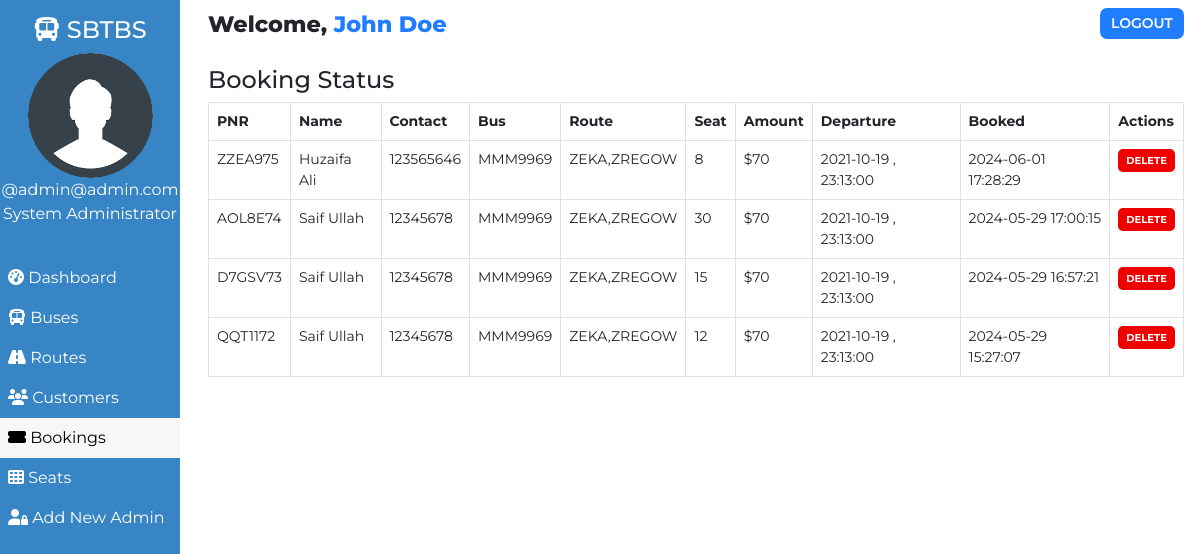
The page /admin/booking.php (signed in) on the database its author committed.
### tables this page shows
CREATE TABLE `users` (
  `user_id` int(11) NOT NULL,
  `fullname` varchar(255) NOT NULL,
  `user_name` varchar(30) NOT NULL,
  `user_password` varchar(255) NOT NULL,
  `user_created` datetime NOT NULL DEFAULT current_timestamp()
);

CREATE TABLE `bookings` (
  `id` int(100) NOT NULL,
  `booking_id` varchar(255) NOT NULL,
  `bus_no` varchar(255) NOT NULL,
  `customer_id` varchar(255) NOT NULL,
  `route_id` varchar(255) NOT NULL,
  `customer_route` varchar(200) NOT NULL,
  `booked_amount` int(100) NOT NULL,
  `booked_seat` varchar(100) NOT NULL,
  `booking_created` datetime NOT NULL DEFAULT current_timestamp()
);

CREATE TABLE `customers` (
  `id` int(100) NOT NULL,
  `customer_id` varchar(255) NOT NULL,
  `name` varchar(30) NOT NULL,
  `email` varchar(255) NOT NULL,
  `gender` varchar(255) NOT NULL,
  `phone` varchar(50) NOT NULL,
  `password` varchar(255) NOT NULL,
  `customer_created` datetime NOT NULL DEFAULT current_timestamp()
);

CREATE TABLE `routes` (
  `id` int(100) NOT NULL,
  `route_id` varchar(255) NOT NULL,
  `bus_no` varchar(155) NOT NULL,
  `route_cities` varchar(255) NOT NULL,
  `route_dep_date` date NOT NULL,
  `route_dep_time` time NOT NULL,
  `total_seats` int(4) NOT NULL,
  `available_seats` int(4) NOT NULL,
  `route_step_cost` int(100) NOT NULL,
  `route_created` datetime NOT NULL DEFAULT current_timestamp()
);

### assets/partials/_functions.php (called while the page is built, shortened)
<?php
    function get_from_table($conn, $table, $primaryKey, $pKeyValue, $toget)
    {
        $sql = "SELECT * FROM $table WHERE $primaryKey='$pKeyValue'";
        $result = mysqli_query($conn, $sql);
        $row = mysqli_fetch_assoc($result);
        if($row)
        {
            return $row["$toget"];
        }
        return false;
    }
?>

### admin/booking.php (the view, shortened to what this page needs)
<!DOCTYPE html>
<html lang="en">
<head>
    <link href="https://cdn.jsdelivr.net/npm/bootstrap@5.0.1/dist/css/bootstrap.min.css" rel="stylesheet">
    <?php
        $page="booking";
    ?>
</head>
<body>
    <?php require '../assets/partials/_admin-header.php';?>
        <?php
            $resultSql = "SELECT * FROM `bookings` ORDER BY booking_created DESC";
            $resultSqlResult = mysqli_query($conn, $resultSql);
            if(!mysqli_num_rows($resultSqlResult)){ ?>
                <div class="container mt-4">
                    <div id="noCustomers" class="alert alert-dark " role="alert">
                        <h1 class="alert-heading">No Bookings Found!!</h1>
                        <p class="fw-light">Be the first person to add one!</p>
                        <hr>
                        <div id="addCustomerAlert" class="alert alert-success" role="alert">
                                Click on <button id="add-button" class="button btn-sm"type="button"data-bs-toggle="modal" data-bs-target="#addModal">ADD <i class="fas fa-plus"></i></button> to add a booking!
                        </div>
                    </div>
                </div>
            <?php }
            else { ?>
            <section id="booking">
                <div id="head">
                    <h4>Booking Status</h4>
                </div>
                <div id="booking-results">
                    <table class="table table-hover table-bordered">
                        <thead>
                            <th>PNR</th>
                            <th>Name</th>
                            <th>Contact</th>
                            <th>Bus</th>
                            <th>Route</th>
                            <th>Seat</th>
                            <th>Amount</th>
                            <th>Departure</th>
                            <th>Booked</th>
                            <th>Actions</th>
                        </thead>
                        <?php
                            while($row = mysqli_fetch_assoc($resultSqlResult))
                            {
                                $id = $row["id"];
                                $customer_id = $row["customer_id"];
                                $route_id = $row["route_id"];
                                $pnr = $row["booking_id"];
                                $customer_name = get_from_table($conn, "customers","customer_id", $customer_id, "name");
                                $customer_phone = get_from_table($conn,"customers","customer_id", $customer_id, "phone");
                                $bus_no = get_from_table($conn, "routes", "route_id", $route_id, "bus_no");
                                $route = $row["customer_route"];
                                $booked_seat = $row["booked_seat"];
                                $booked_amount = $row["booked_amount"];
                                $dep_date = get_from_table($conn, "routes", "route_id", $route_id, "route_dep_date");
                                $dep_time = get_from_table($conn, "routes", "route_id", $route_id, "route_dep_time");
                                $booked_timing = $row["booking_created"];
                        ?>
                        <tr>
                            <td>
                                <?php
                                    echo $pnr;
                                ?>
                            </td>
                            <td>
                                <?php
                                    echo $customer_name;
                                ?>
                            </td>
                            <td>
                                <?php
                                    echo $customer_phone;
                                ?>
                            </td>
                            <td>
                                <?php
                                    echo $bus_no;
                                ?>
                            </td>
                            <td>
                                <?php
                                    echo $route;
                                ?>
                            </td>
                            <td>
                                <?php
                                    echo $booked_seat;
                                ?>
                            </td>
                            <td>
                                <?php
                                    echo '$'.$booked_amount;
                                ?>
                            </td>
                            <td>
                                <?php
                                    echo $dep_date . " , ". $dep_time;
                                ?>
                            </td>
                            <td>
                                <?php
                                    echo $booked_timing;
                                ?>
                            </td>
                            <td>
                                <button class="button delete-button btn-sm" data-bs-toggle="modal" data-bs-target="#deleteModal"
                                data-id="<?php
                                                echo $id;?>" data-bookedseat="<?php
                                                echo $booked_seat;
                                            ?>" data-routeid="<?php
                                            echo $route_id;
                                        ?>"> Delete</button>
                            </td>
                        </tr>
                        <?php
                        }
                    ?>
                    </table>
                </div>
            </section>
            <?php } ?>
        </div>
    </main>
</body>
</html>

### assets/partials/_admin-header.php
<?php
    require '_functions.php';
    $conn = db_connect();
    $user_id = $_SESSION['user_id'];
    $sql = "SELECT * FROM users WHERE user_id = $user_id";
    $result = mysqli_query($conn, $sql);
    if($row = mysqli_fetch_assoc($result))
    {
        $user_fullname = $row["fullname"];
        $user_name = $row["user_name"];
    }
?>
    <main id="container">
        <div id="sidebar">
            <h4><i class="fas fa-bus"></i> SBTBS</h4>
            <div>
                <img class="adminDp" src="../assets/img/userav-min.png" height="125px" alt="Admin Profile Pic">
                <p>
                    <?php  echo '@'.$user_name;  ?>
                </p>
                <p>System Administrator</p>
            </div>
            <ul id="options">
                <li class="option <?php if($page=='dashboard'){ echo 'active';}?>">
                    <a href="./dashboard.php">
                    <i class="fas fa-tachometer-alt"></i> Dashboard
                    </a>
                </li>
                <li class="option <?php if($page=='bus'){ echo 'active';}?>">
                    <a href="./bus.php">
                    <i class="fas fa-bus"></i> Buses
                    </a>
                </li>
                <li class="option <?php if($page=='route'){ echo 'active';}?>">
                    <a href="./route.php">
                    <i class="fas fa-road"></i> Routes
                    </a>
                </li>
                <li class="option <?php if($page=='customer'){ echo 'active';}?>">
                    <a href="./customer.php">
                    <i class="fas fa-users"></i> Customers
                    </a>
                </li>
                <li class="option <?php if($page=='booking'){ echo 'active';}?>">
                    <a href="./booking.php">
                    <i class="fas fa-ticket-alt"></i> Bookings
                    </a>
                </li>
                <li class="option <?php if($page=='seat'){ echo 'active';}?>">
                    <a href="./seat.php">
                    <i class="fas fa-th"></i> Seats
                    </a>
                </li>
                <li class="option <?php if($page=='signup'){ echo 'active';}?>">
                    <a href="./signup.php">
                    <i class="fas fa-user-lock"></i> Add New Admin
                    </a>
                </li>
            </ul>
        </div>
        <div id="main-content">
            <section id="welcome">
                <ul>
                    <li class="welcome-item">Welcome,
                        <span id="USER">
                            <?php
                                echo $user_fullname;
                            ?>
                        </span>
                    </li>
                    <li class="welcome-item">
                        <button id="logout" class="btn-sm">
                            <a href="../assets/partials/_logout.php">LOGOUT</a>
                        </button>
                    </li>
                </ul>
            </section>

### assets/styles/admin.php (style rules this page uses)
body { margin: 0; box-sizing: border-box; font-family: 'Montserrat', sans-serif; background-color: white; }
html { scroll-behavior: smooth; }
*, *::after, *::before { box-sizing: inherit; }
#USER { color: #207DFF; }
.adminDp { border-radius: 50%; }
#welcome { background-color: white; }
#welcome ul { display: flex; justify-content: space-between; list-style-type: none; padding: 0; margin: 0; }
#welcome li { margin: 0 1rem; padding: 0.5rem 0; }
#welcome li:first-child { font-weight: 800; font-size: 1.4rem; }
#logout { padding: 0.3rem 0.7rem; background-color: #207DFF; font-weight: 600; outline: none; border: none; border-radius: 7px; }
#logout a { color: white; text-decoration: none; }
@media only screen and (min-width:1000px) { #sidebar { text-align: center; background-color: #3885c5; color: white; width: 15%; position: fixed; top: 0%; padding-top: 1rem; z-index: 2; height: 100vh; } }
@media only screen and (min-width:1000px) { #sidebar p { margin: 0; } }
@media only screen and (min-width:1000px) { #sidebar ul { margin-top: 2rem; } }
@media only screen and (min-width:1000px) { #options { list-style-type: none; text-align: left; padding-left: 0; } }
@media only screen and (min-width:1000px) { .option a { display: block; padding: 0.5rem; text-decoration: none; color: inherit; } }
@media only screen and (min-width:1000px) { .active { background-color:#f7f7f7; color:black; } }
@media only screen and (min-width:1000px) { #main-content { margin-left: 16%; } }

### assets/styles/admin-options.php (style rules this page uses)
* { font-family: Montserrat; }
#booking #head, #customer #head, #route #head, #seat #head, #bus #head { padding-top: 1rem; }
#booking, #customer, #route, #bus, #seat { padding: 0 1rem; }
#booking-results button, #customer-results button, #route button, #bus-results button { border-radius: 5px; }
.button { border: none; font-weight: bold; text-transform: uppercase; }
table { font-size: 14px; }
table th,td { padding-left: 0.3rem; }
table button { color: white; }
.delete-button { background-color: #EF0000; }
.edit-button, .delete-button { font-size: 10px }

### rows shown on the page
users: user_name "admin@admin.com", fullname "John Doe"
bookings: booking "ZZEA975", customer.name "Huzaifa Ali", customer.phone "123565646", route.bus_no "MMM9969", customer_route "ZEKA,ZREGOW", booked_seat "8", booked_amount "70", route.route_dep_date "2021-10-19", route.route_dep_time "23:13:00", booking_created "2024-06-01 17:28:29"
bookings: booking "AOL8E74", customer.name "Saif Ullah", customer.phone "12345678", route.bus_no "MMM9969", customer_route "ZEKA,ZREGOW", booked_seat "30", booked_amount "70", route.route_dep_date "2021-10-19", route.route_dep_time "23:13:00", booking_created "2024-05-29 17:00:15"
bookings: booking "D7GSV73", customer.name "Saif Ullah", customer.phone "12345678", route.bus_no "MMM9969", customer_route "ZEKA,ZREGOW", booked_seat "15", booked_amount "70", route.route_dep_date "2021-10-19", route.route_dep_time "23:13:00", booking_created "2024-05-29 16:57:21"
bookings: booking "QQT1172", customer.name "Saif Ullah", customer.phone "12345678", route.bus_no "MMM9969", customer_route "ZEKA,ZREGOW", booked_seat "12", booked_amount "70", route.route_dep_date "2021-10-19", route.route_dep_time "23:13:00", booking_created "2024-05-29 15:27:07"
